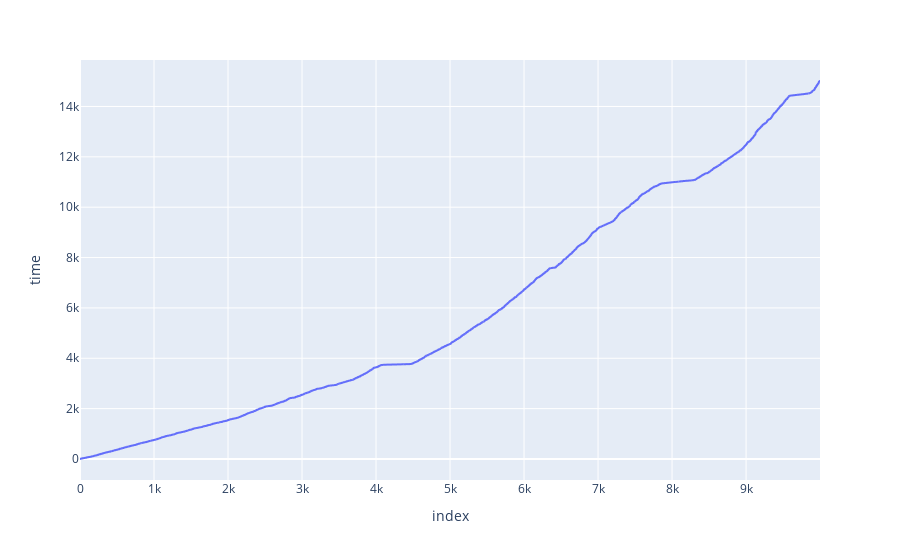

Notebook code for this chart:
### Code cell
df.head(10000).reset_index().plot.line(x="index", y="time")

### Figure 1 — Plotly figure (JSON) as saved in the notebook; plotly's stock layout.template omitted (floating-point values rounded to 4 significant figures; data arrays with more than 128 entries replaced by an {"elided": "..."} marker saying what was removed)
{"data": [{"hovertemplate": "index=%{x}<br>time=%{y}<extra></extra>", "legendgroup": "", "line": {"color": "#636efa", "dash": "solid"}, "marker": {"symbol": "circle"}, "mode": "lines", "name": "", "showlegend": false, "type": "scattergl", "x": {"elided": "10000 int values"}, "xaxis": "x", "y": {"elided": "10000 int values"}, "yaxis": "y"}], "layout": {"legend": {"tracegroupgap": 0}, "margin": {"t": 60}, "xaxis": {"anchor": "y", "domain": [0, 1], "title": {"text": "index"}}, "yaxis": {"anchor": "x", "domain": [0, 1], "title": {"text": "time"}}}}
